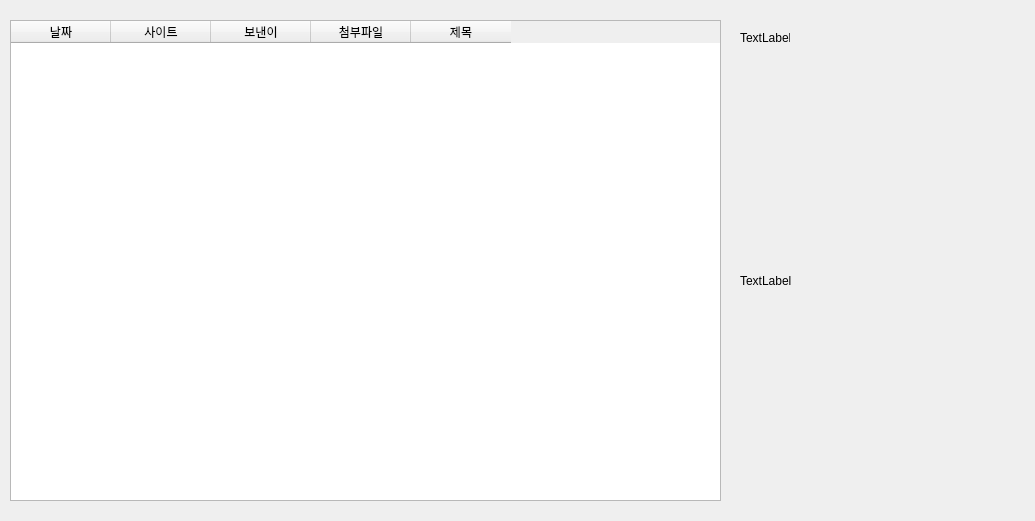
<?xml version="1.0" encoding="UTF-8"?>
<ui version="4.0">
 <class>MainWindow</class>
 <widget class="QMainWindow" name="MainWindow">
  <property name="geometry">
   <rect>
    <x>0</x>
    <y>0</y>
    <width>1035</width>
    <height>521</height>
   </rect>
  </property>
  <property name="windowTitle">
   <string>MainWindow</string>
  </property>
  <widget class="QWidget" name="centralwidget">
   <widget class="QTableWidget" name="table">
    <property name="geometry">
     <rect>
      <x>10</x>
      <y>20</y>
      <width>711</width>
      <height>481</height>
     </rect>
    </property>
    <column>
     <property name="text">
      <string>날짜</string>
     </property>
    </column>
    <column>
     <property name="text">
      <string>사이트</string>
     </property>
    </column>
    <column>
     <property name="text">
      <string>보낸이</string>
     </property>
    </column>
    <column>
     <property name="text">
      <string>첨부파일</string>
     </property>
    </column>
    <column>
     <property name="text">
      <string>제목</string>
     </property>
    </column>
   </widget>
   <widget class="QLabel" name="lb_title">
    <property name="geometry">
     <rect>
      <x>740</x>
      <y>30</y>
      <width>50</width>
      <height>16</height>
     </rect>
    </property>
    <property name="text">
     <string>TextLabel</string>
    </property>
   </widget>
   <widget class="QLabel" name="lb_content">
    <property name="geometry">
     <rect>
      <x>740</x>
      <y>60</y>
      <width>281</width>
      <height>441</height>
     </rect>
    </property>
    <property name="text">
     <string>TextLabel</string>
    </property>
   </widget>
  </widget>
 </widget>
 <resources/>
 <connections/>
</ui>
